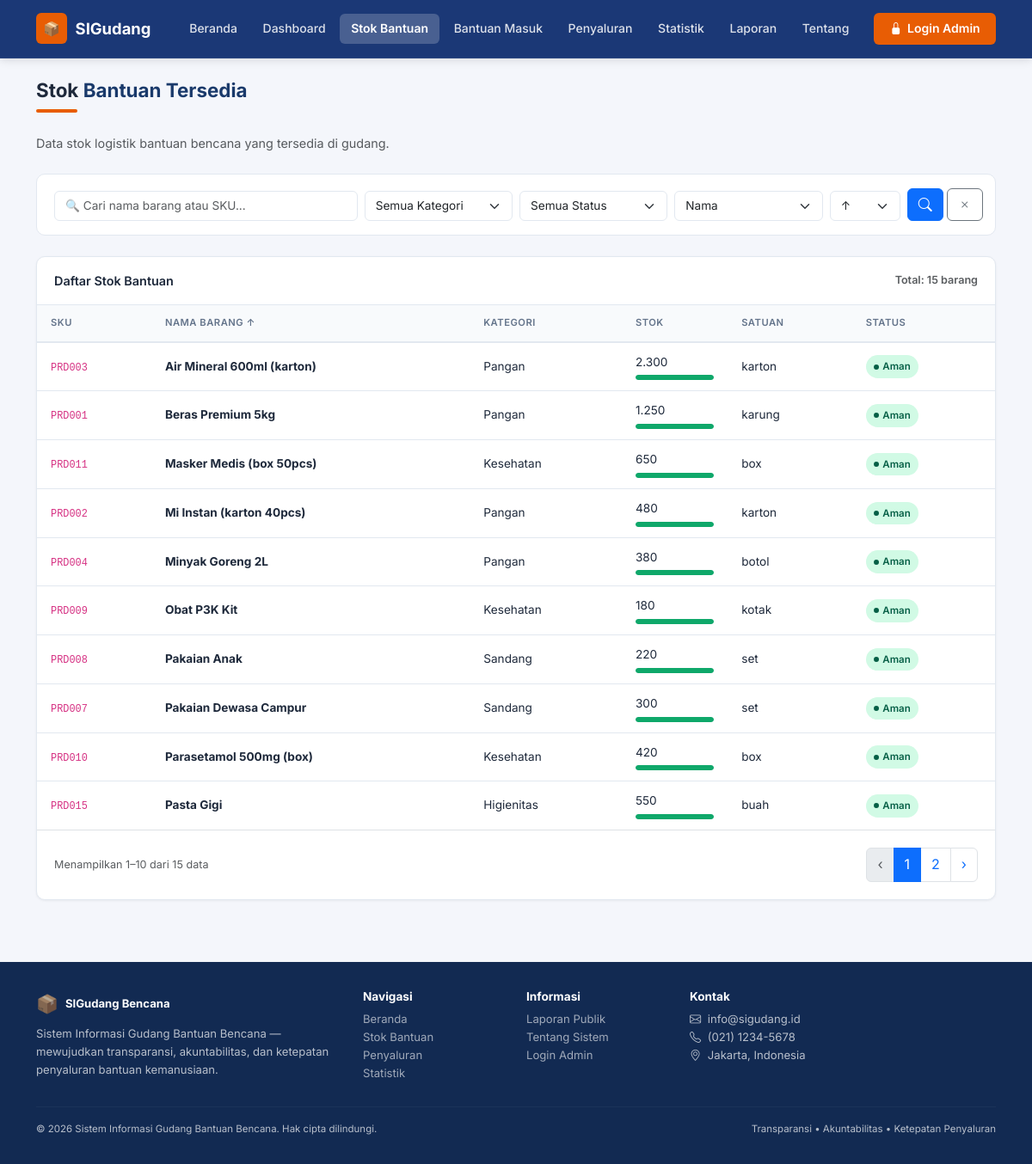
/public/stok.php, run on the app's committed database.
### tables this page shows
CREATE TABLE `products` (
  `id`            INT UNSIGNED NOT NULL AUTO_INCREMENT,
  `category_id`   INT UNSIGNED NOT NULL,
  `sku`           VARCHAR(50)  NOT NULL,
  `name`          VARCHAR(200) NOT NULL,
  `unit`          VARCHAR(30)  NOT NULL DEFAULT 'pcs',
  `price`         DECIMAL(15,2) NOT NULL DEFAULT 0.00,
  `stock`         INT          NOT NULL DEFAULT 0,
  `minimum_stock` INT          NOT NULL DEFAULT 0,
  `description`   TEXT                  DEFAULT NULL,
  `is_public`     TINYINT(1)   NOT NULL DEFAULT 1,
  `created_at`    DATETIME     NOT NULL DEFAULT CURRENT_TIMESTAMP,
  PRIMARY KEY (`id`),
  UNIQUE KEY `uq_sku` (`sku`),
  KEY `fk_prod_cat` (`category_id`),
  CONSTRAINT `fk_prod_cat` FOREIGN KEY (`category_id`)
    REFERENCES `categories` (`id`) ON UPDATE CASCADE ON DELETE RESTRICT
);

CREATE TABLE `categories` (
  `id`          INT UNSIGNED NOT NULL AUTO_INCREMENT,
  `name`        VARCHAR(100) NOT NULL,
  `description` TEXT                  DEFAULT NULL,
  `created_at`  DATETIME     NOT NULL DEFAULT CURRENT_TIMESTAMP,
  PRIMARY KEY (`id`),
  UNIQUE KEY `uq_cat_name` (`name`)
);

### public/stok.php (the view, shortened to what this page needs)
<?php
require_once dirname(__DIR__) . '/helpers/functions.php';
$db = getDB();
$search   = sanitizeString($_GET['q']        ?? '', 100);
$catId    = sanitizeInt($_GET['cat']          ?? 0);
$status   = sanitizeString($_GET['status']   ?? '', 20);
$sortCol  = getAllowedSort($_GET['sort'] ?? 'name', ['name','sku','stock','kategori'], 'name');
$sortDir  = getAllowedOrder($_GET['dir'] ?? 'ASC');
$page     = max(1, sanitizeInt($_GET['page'] ?? 1));
$perPage  = ITEMS_PER_PAGE;
$offset   = ($page - 1) * $perPage;
$params = ['q'=>$search,'cat'=>$catId,'status'=>$status,'sort'=>$sortCol,'dir'=>$sortDir];
$where = "p.is_public=1";
$bind  = [];
$countStmt = $db->prepare("SELECT COUNT(*) FROM products p WHERE $where");
$countStmt->execute($bind);
$total = (int)$countStmt->fetchColumn();
$totalPages = (int)ceil($total / $perPage);
$sort = ($sortCol === 'kategori') ? 'c.name' : "p.$sortCol";
$stmt = $db->prepare("
  SELECT p.id,p.sku,p.name,p.stock,p.unit,p.minimum_stock,p.price,c.name AS kategori
  FROM products p JOIN categories c ON p.category_id=c.id
  WHERE $where
  ORDER BY $sort $sortDir
  LIMIT $perPage OFFSET $offset
");
$stmt->execute($bind);
$rows = $stmt->fetchAll();
include dirname(__DIR__) . '/views/partials/header_public.php';
?>
<div class="container py-4">
  <div class="mb-4">
    <h1 class="section-heading">Stok <span>Bantuan Tersedia</span></h1>
    <div class="section-divider"></div>
    <p class="text-muted">Data stok logistik bantuan bencana yang tersedia di gudang.</p>
  </div>
  <form method="GET" class="filter-bar mb-4">
    <div class="row g-2 align-items-end">
      <div class="col-md-4">
        <input type="text" name="q" class="form-control" placeholder="🔍 Cari nama barang atau SKU..." value="<?= e($search) ?>">
      </div>
      <div class="col-md-2">
        <select name="cat" class="form-select">
          <option value="">Semua Kategori</option>
        </select>
      </div>
      <div class="col-md-2">
        <select name="status" class="form-select">
          <option value="">Semua Status</option>
        </select>
      </div>
      <div class="col-md-2">
        <select name="sort" class="form-select">
          <option value="name"     <?= $sortCol==='name'    ?'selected':'' ?>>Nama</option>
        </select>
      </div>
      <div class="col-md-1">
        <select name="dir" class="form-select">
          <option value="ASC"  <?= $sortDir==='ASC' ?'selected':'' ?>>↑</option>
        </select>
      </div>
      <div class="col-md-1 d-flex gap-1">
        <button type="submit" class="btn btn-primary flex-fill"><i class="bi bi-search"></i></button>
        <a href="?" class="btn btn-outline-secondary flex-fill"><i class="bi bi-x"></i></a>
      </div>
    </div>
  </form>
  <div class="card-panel">
    <div class="card-panel-header">
      <span>Daftar Stok Bantuan</span>
      <small class="text-muted">Total: <?= $total ?> barang</small>
    </div>
    <div class="table-responsive">
      <table class="table-modern w-100">
        <thead><tr>
          <th>SKU</th>
          <th><a href="?<?= http_build_query(array_merge($params,['sort'=>'name','dir'=>$sortDir==='ASC'?'DESC':'ASC','page'=>1])) ?>" class="sort-link">Nama Barang <?= $sortCol==='name'?($sortDir==='ASC'?'↑':'↓'):'' ?></a></th>
          <th>Kategori</th>
          <th><a href="?<?= http_build_query(array_merge($params,['sort'=>'stock','dir'=>$sortDir==='ASC'?'DESC':'ASC','page'=>1])) ?>" class="sort-link">Stok <?= $sortCol==='stock'?($sortDir==='ASC'?'↑':'↓'):'' ?></a></th>
          <th>Satuan</th>
          <th>Status</th>
        </tr></thead>
        <tbody>
          <?php if (empty($rows)): ?>
            <tr><td colspan="6" class="empty-state"><span class="empty-icon">📦</span>Tidak ada data ditemukan</td></tr>
          <?php else: ?>
            <?php foreach ($rows as $r): ?>
              <?php $isKritis = $r['stock'] <= $r['minimum_stock']; ?>
              <tr>
                <td><code><?= e($r['sku']) ?></code></td>
                <td><strong><?= e($r['name']) ?></strong></td>
                <td><?= e($r['kategori']) ?></td>
                <td>
                  <?= formatNumber($r['stock']) ?>
                  <?php if ($r['minimum_stock'] > 0): ?>
                    <div class="stock-progress">
                      <?php $pct = min(100, round($r['stock']/$r['minimum_stock']*100)); ?>
                      <div class="stock-progress-bar" style="width:<?= $pct ?>%;background:<?= $isKritis?'#dc3545':'#0fa86a' ?>"></div>
                    </div>
                  <?php endif; ?>
                </td>
                <td><?= e($r['unit']) ?></td>
                <td><span class="badge-status <?= $isKritis?'badge-kritis':'badge-aman' ?>"><?= $isKritis?'Kritis':'Aman' ?></span></td>
              </tr>
            <?php endforeach; ?>
          <?php endif; ?>
        </tbody>
      </table>
    </div>
    <div class="card-panel-body d-flex justify-content-between align-items-center flex-wrap gap-2 border-top">
      <small class="text-muted">Menampilkan <?= min($total, $offset+1) ?>–<?= min($total, $offset+$perPage) ?> dari <?= $total ?> data</small>
      <?= paginationLinks($page, $totalPages, $params) ?>
    </div>
  </div>
</div>
<?php include dirname(__DIR__) . '/views/partials/footer_public.php'; ?>

### assets/css/style.css (style rules this page uses)
:root { --primary: #1a3a6b; --primary-dark: #122a52; --primary-light: #2456a4; --accent: #e85d04; --accent-light: #ff6b08; --success: #0fa86a; --danger: #dc3545; --warning: #ffc107; --info: #0dcaf0; --sidebar-bg: #1a3a6b; --sidebar-text: rgba(255,255,255,0.85); --sidebar-hover: rgba(255,255,255,0.12); --sidebar-active:#2456a4; --body-bg: #f4f6fb; --card-bg: #ffffff; --border-color: #e2e8f0; --text-primary: #1e293b; --text-secondary:#64748b; --text-muted: #94a3b8; --shadow-sm: 0 1px 3px rgba(0,0,0,0.06); --shadow-md: 0 4px 16px rgba(0,0,0,0.08); --shadow-lg: 0 8px 32px rgba(0,0,0,0.12); --radius-sm: 6px; --radius-md: 10px; --radius-lg: 16px; --transition: all 0.2s ease; }
*, *::before, *::after { box-sizing: border-box; }
body { font-family: 'Inter', sans-serif; background: var(--body-bg); color: var(--text-primary); font-size: 0.9rem; line-height: 1.6; margin: 0; }
a { text-decoration: none; transition: var(--transition); }
.card-panel { background: var(--card-bg); border-radius: var(--radius-md); box-shadow: var(--shadow-sm); border: 1px solid var(--border-color); }
.card-panel-header { padding: 1rem 1.25rem; border-bottom: 1px solid var(--border-color); display: flex; align-items: center; justify-content: space-between; font-weight: 600; font-size: 0.9rem; color: var(--text-primary); }
.card-panel-body { padding: 1.25rem; }
.table-modern { width: 100%; border-collapse: collapse; font-size: 0.85rem; }
.table-modern thead tr { background: #f8fafc; border-bottom: 2px solid var(--border-color); }
.table-modern th { padding: 0.75rem 1rem; font-weight: 600; color: var(--text-secondary); text-transform: uppercase; font-size: 0.7rem; letter-spacing: 0.5px; white-space: nowrap; }
.table-modern td { padding: 0.75rem 1rem; border-bottom: 1px solid var(--border-color); vertical-align: middle; }
.table-modern tbody tr:last-child td { border-bottom: none; }
.badge-status { display: inline-flex; align-items: center; gap: 4px; padding: 0.25rem 0.6rem; border-radius: 20px; font-size: 0.72rem; font-weight: 600; }
.badge-status::before { content: ''; width: 6px; height: 6px; border-radius: 50%; background: currentColor; }
.badge-aman { background: #d1fae5; color: #065f46; }
.filter-bar { background: var(--card-bg); border: 1px solid var(--border-color); border-radius: var(--radius-md); padding: 1rem 1.25rem; margin-bottom: 1rem; }
.filter-bar .form-control, .filter-bar .form-select { font-size: 0.85rem; border-color: var(--border-color); border-radius: var(--radius-sm); }
.section-heading { font-size: 1.4rem; font-weight: 700; color: var(--text-primary); }
.section-heading span { color: var(--primary); }
.section-divider { width: 48px; height: 4px; background: var(--accent); border-radius: 2px; margin: 0.5rem 0 1.5rem; }
.table-responsive { overflow-x: auto; }
.sort-link { color: inherit; text-decoration: none; display: inline-flex; align-items: center; gap: 3px; }
.stock-progress { height: 6px; border-radius: 3px; background: #e2e8f0; overflow: hidden; margin-top: 4px; }
.stock-progress-bar { height: 100%; border-radius: 3px; }

### data on the page
products: sku "PRD003", name "Air Mineral 600ml (karton)", category.name "Pangan", stock "2.300", unit "karton", minimum_stock "Aman"
products: sku "PRD001", name "Beras Premium 5kg", category.name "Pangan", stock "1.250", unit "karung", minimum_stock "Aman"
products: sku "PRD011", name "Masker Medis (box 50pcs)", category.name "Kesehatan", stock "650", unit "box", minimum_stock "Aman"
products: sku "PRD002", name "Mi Instan (karton 40pcs)", category.name "Pangan", stock "480", unit "karton", minimum_stock "Aman"
products: sku "PRD004", name "Minyak Goreng 2L", category.name "Pangan", stock "380", unit "botol", minimum_stock "Aman"
products: sku "PRD009", name "Obat P3K Kit", category.name "Kesehatan", stock "180", unit "kotak", minimum_stock "Aman"
products: sku "PRD008", name "Pakaian Anak", category.name "Sandang", stock "220", unit "set", minimum_stock "Aman"
products: sku "PRD007", name "Pakaian Dewasa Campur", category.name "Sandang", stock "300", unit "set", minimum_stock "Aman"
products: sku "PRD010", name "Parasetamol 500mg (box)", category.name "Kesehatan", stock "420", unit "box", minimum_stock "Aman"
products: sku "PRD015", name "Pasta Gigi", category.name "Higienitas", stock "550", unit "buah", minimum_stock "Aman"

### other printed values
APP_SHORT "SIGudang"
$total "15"
min($total, $offset+1) "1"
min($total, $offset+$perPage) "10"
APP_NAME "Sistem Informasi Gudang Bantuan Bencana"
